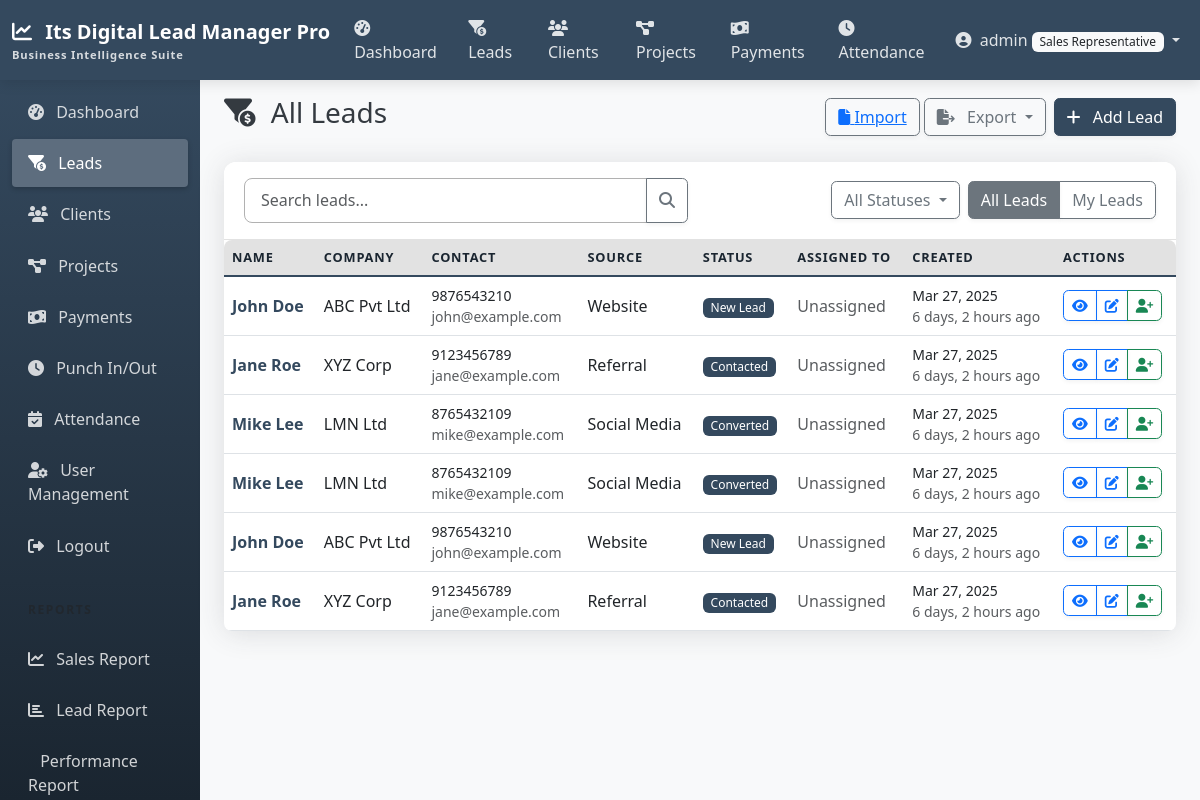
/leads/ (signed in), run on an earlier commit of the app's database.
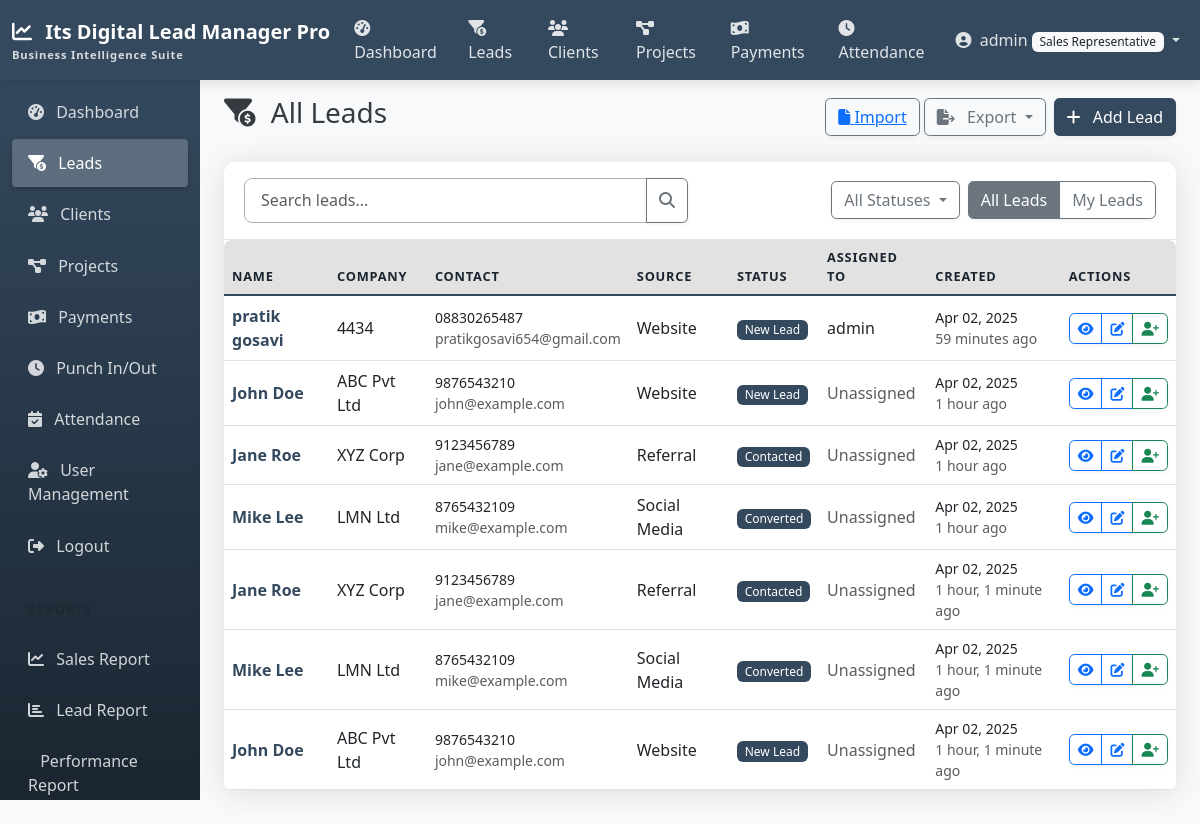
And on a later commit of the database.
### accounts/models.py (models this page shows, shortened)
class CustomUser(AbstractUser):
    ROLE_CHOICES = (
        ('admin', 'Admin'),
        ('manager', 'Manager'),
        ('team_leader', 'Team Leader'),
        ('sales_rep', 'Sales Representative'),
    )
    role = models.CharField(max_length=20, choices=ROLE_CHOICES, default='sales_rep')

### leads/models.py (models this page shows, shortened)
class Lead(models.Model):
    name = models.CharField(max_length=255)
    company = models.CharField(max_length=255, blank=True, null=True)
    phone = models.CharField(max_length=20)
    email = models.EmailField()
    address = models.TextField(blank=True, null=True)
    source = models.ForeignKey(LeadSource, on_delete=models.SET_NULL, null=True, blank=True)
    status = models.ForeignKey(LeadStatus, on_delete=models.SET_NULL, null=True, blank=True)
    assigned_to = models.ForeignKey(
        CustomUser,
        related_name='assigned_leads',
        on_delete=models.SET_NULL,
        null=True,
        blank=True
    )
    created_by = models.ForeignKey(
        CustomUser,
        related_name='created_leads',
        on_delete=models.SET_NULL,
        null=True,
        blank=True
    )
    notes = models.TextField(blank=True, null=True)
    created_at = models.DateTimeField(auto_now_add=True)
    updated_at = models.DateTimeField(auto_now=True)
    class Meta:
        ordering = ['-created_at']
    @property
    def is_converted(self):
        return self.status.is_converted if self.status else False

class LeadSource(models.Model):
    name = models.CharField(max_length=100)
    description = models.TextField(blank=True, null=True)

class LeadStatus(models.Model):
    name = models.CharField(max_length=100)
    description = models.TextField(blank=True, null=True)
    is_converted = models.BooleanField(default=False)
    order = models.PositiveIntegerField(default=0)
    class Meta:
        ordering = ['order']
        verbose_name_plural = 'Lead statuses'

### leads/views.py (the view)
# urls.py: path('', views.LeadListView.as_view(), name='lead_list'),
class LeadListView(LoginRequiredMixin, ListView):
    model = Lead
    template_name = 'leads/lead_list.html'
    context_object_name = 'leads'
    paginate_by = 10
    def get_queryset(self):
        queryset = Lead.objects.all()
        return queryset
    def get_context_data(self, **kwargs):
        context = super().get_context_data(**kwargs)
        context['statuses'] = LeadStatus.objects.all()
        context['active_status'] = self.request.GET.get('status', '')
        context['search_query'] = self.request.GET.get('search', '')
        return context

### templates/leads/lead_list.html (shortened to what this page needs)
{% extends 'base.html' %}
{% block content %}
<div class="d-flex justify-content-between align-items-center mb-4">
    <h1 class="h3">
        <i class="fas fa-funnel-dollar me-2"></i>
        {% if is_my_leads %}My Leads{% else %}All Leads{% endif %}
    </h1>
    <div class="d-flex gap-2">
        <div class="dropdown">
           <button class="btn btn-outline-secondary" type="button" id=""  aria-expanded="false">
            <a href={% url 'upload_leads' %}>   <i class="fas fa-file"></i> Import </a>
            </button>
            <button class="btn btn-outline-secondary dropdown-toggle" type="button" id="exportDropdown" data-bs-toggle="dropdown" aria-expanded="false">
                <i class="fas fa-file-export me-2"></i> Export
            </button>
        </div>
        <a href="{% url 'lead_add' %}" class="btn btn-primary">
            <i class="fas fa-plus me-2"></i> Add Lead
        </a>
    </div>
</div>
<div class="card shadow">
    <div class="card-header bg-white">
        <div class="row align-items-center">
            <div class="col-md-6">
                <form action="" method="get" class="input-group">
                    <input type="text" name="search" class="form-control" placeholder="Search leads..." value="{{ search_query }}">
                    <button type="submit" class="btn btn-outline-secondary">
                        <i class="fas fa-search"></i>
                    </button>
                </form>
            </div>
            <div class="col-md-6">
                <div class="d-flex justify-content-end">
                    <div class="dropdown me-2">
                        <button class="btn btn-outline-secondary dropdown-toggle" type="button" id="statusFilterDropdown" data-bs-toggle="dropdown" aria-expanded="false">
                            {% if active_status %}
                                {% for status in statuses %}
                                    {% if status.id|stringformat:"s" == active_status %}
                                        {{ status.name }}
                                    {% endif %}
                                {% endfor %}
                            {% else %}
                                All Statuses
                            {% endif %}
                        </button>
                    </div>
                    <div class="btn-group">
                        <a href="{% url 'lead_list' %}" class="btn btn-outline-secondary {% if not is_my_leads %}active{% endif %}">All Leads</a>
                        <a href="{% url 'my_leads' %}" class="btn btn-outline-secondary {% if is_my_leads %}active{% endif %}">My Leads</a>
                    </div>
                </div>
            </div>
        </div>
    </div>
    <div class="table-responsive">
        <table class="table table-hover align-middle mb-0">
            <thead class="table-light">
                <tr>
                    <th scope="col">Name</th>
                    <th scope="col">Company</th>
                    <th scope="col">Contact</th>
                    <th scope="col">Source</th>
                    <th scope="col">Status</th>
                    <th scope="col">Assigned To</th>
                    <th scope="col">Created</th>
                    <th scope="col">Actions</th>
                </tr>
            </thead>
            <tbody>
                {% for lead in leads %}
                <tr>
                    <td>
                        <a href="{% url 'lead_detail' lead.id %}" class="text-primary fw-bold text-decoration-none">
                            {{ lead.name }}
                        </a>
                    </td>
                    <td>{{ lead.company|default:"-" }}</td>
                    <td>
                        <small class="d-block">{{ lead.phone }}</small>
                        <small class="d-block text-muted">{{ lead.email }}</small>
                    </td>
                    <td>{{ lead.source.name|default:"-" }}</td>
                    <td>
                        <span class="badge {% if lead.is_converted %}bg-success{% else %}bg-primary{% endif %}">
                            {{ lead.status.name|default:"New" }}
                        </span>
                    </td>
                    <td>
                        {% if lead.assigned_to %}
                        {{ lead.assigned_to.get_full_name|default:lead.assigned_to.username }}
                        {% else %}
                        <span class="text-muted">Unassigned</span>
                        {% endif %}
                    </td>
                    <td>
                        <small class="d-block">{{ lead.created_at|date:"M d, Y" }}</small>
                        <small class="d-block text-muted">{{ lead.created_at|timesince }} ago</small>
                    </td>
                    <td>
                        <div class="btn-group btn-group-sm">
                            <a href="{% url 'lead_detail' lead.id %}" class="btn btn-outline-primary" title="View">
                                <i class="fas fa-eye"></i>
                            </a>
                            <a href="{% url 'lead_edit' lead.id %}" class="btn btn-outline-primary" title="Edit">
                                <i class="fas fa-edit"></i>
                            </a>
                            {% if lead.is_converted %}
                            <a href="{% url 'client_detail' lead.converted_client.id %}" class="btn btn-outline-success" title="View Client">
                                <i class="fas fa-user-check"></i>
                            </a>
                            {% else %}
                            <a href="{% url 'convert_lead' lead.id %}" class="btn btn-outline-success" title="Convert to Client">
                                <i class="fas fa-user-plus"></i>
                            </a>
                            {% endif %}
                        </div>
                    </td>
                </tr>
                {% endfor %}
            </tbody>
        </table>
    </div>
</div>
{% endblock %}

### templates/navbar.html (shortened to what this page needs)
<nav class="navbar navbar-expand-md navbar-dark sticky-top">
    <div class="container-fluid">
        <a class="navbar-brand" href="{% url 'home' %}">
            <i class="fas fa-chart-line me-2"></i>
            Its Digital Lead Manager Pro
            <span class="navbar-brand-subtitle">Business Intelligence Suite</span>
        </a>
        <div class="collapse navbar-collapse" id="navbarNav">
            <ul class="navbar-nav me-auto">
                {% if user.is_authenticated %}
                <li class="nav-item">
                    <a class="nav-link {% if request.path == '/reports/dashboard/' %}active{% endif %}" href="{% url 'dashboard' %}">
                        <i class="fas fa-tachometer-alt me-1"></i> Dashboard
                    </a>
                </li>
                <li class="nav-item">
                    <a class="nav-link {% if '/leads/' in request.path %}active{% endif %}" href="{% url 'lead_list' %}">
                        <i class="fas fa-funnel-dollar me-1"></i> Leads
                    </a>
                </li>
                <li class="nav-item">
                    <a class="nav-link {% if '/clients/' in request.path %}active{% endif %}" href="{% url 'client_list' %}">
                        <i class="fas fa-users me-1"></i> Clients
                    </a>
                </li>
                <li class="nav-item d-none d-lg-block">
                    <a class="nav-link {% if '/projects/' in request.path %}active{% endif %}" href="{% url 'project_list' %}">
                        <i class="fas fa-project-diagram me-1"></i> Projects
                    </a>
                </li>
                <li class="nav-item d-none d-lg-block">
                    <a class="nav-link {% if '/payments/' in request.path %}active{% endif %}" href="{% url 'payment_list' %}">
                        <i class="fas fa-money-bill-wave me-1"></i> Payments
                    </a>
                </li>
                <li class="nav-item d-none d-lg-block">
                    <a class="nav-link {% if '/attendance/punch/' in request.path %}active{% endif %}" href="{% url 'punch' %}">
                        <i class="fas fa-clock me-1"></i> Attendance
                    </a>
                </li>
                {% endif %}
            </ul>
            <ul class="navbar-nav">
                {% if user.is_authenticated %}
                <li class="nav-item dropdown">
                    <a class="nav-link dropdown-toggle" href="#" id="navbarDropdown" role="button" data-bs-toggle="dropdown" aria-expanded="false">
                        <i class="fas fa-user-circle me-1"></i>
                        {% if user.first_name %}{{ user.first_name }}{% else %}{{ user.username }}{% endif %}
                        <span class="badge bg-light text-dark">{{ user.get_role_display }}</span>
                    </a>
                </li>
                {% endif %}
            </ul>
        </div>
    </div>
</nav>

What changed in the data, as far as the page shows it:
removed Lead: name "John Doe", company "ABC Pvt Ltd", phone "9876543210", email "john@example.com", source.name "Website", status.name "New Lead", shows "Unassigned", created_at "Mar 27, 2025", created_at "6 days, 2 hours"
removed Lead: name "Jane Roe", company "XYZ Corp", phone "9123456789", email "jane@example.com", source.name "Referral", status.name "Contacted", shows "Unassigned", created_at "Mar 27, 2025", created_at "6 days, 2 hours"
removed Lead: name "Mike Lee", company "LMN Ltd", phone "8765432109", email "mike@example.com", source.name "Social Media", status.name "Converted", shows "Unassigned", created_at "Mar 27, 2025", created_at "6 days, 2 hours"
removed Lead: name "Mike Lee", company "LMN Ltd", phone "8765432109", email "mike@example.com", source.name "Social Media", status.name "Converted", shows "Unassigned", created_at "Mar 27, 2025", created_at "6 days, 2 hours"
removed Lead: name "John Doe", company "ABC Pvt Ltd", phone "9876543210", email "john@example.com", source.name "Website", status.name "New Lead", shows "Unassigned", created_at "Mar 27, 2025", created_at "6 days, 2 hours"
removed Lead: name "Jane Roe", company "XYZ Corp", phone "9123456789", email "jane@example.com", source.name "Referral", status.name "Contacted", shows "Unassigned", created_at "Mar 27, 2025", created_at "6 days, 2 hours"
added Lead: name "pratik gosavi", company "4434", phone "08830265487", email "pratikgosavi654@gmail.com", source.name "Website", status.name "New Lead", assigned_to.get_full_name "admin", created_at "Apr 02, 2025", created_at "59 minutes"
added Lead: name "John Doe", company "ABC Pvt Ltd", phone "9876543210", email "john@example.com", source.name "Website", status.name "New Lead", shows "Unassigned", created_at "Apr 02, 2025", created_at "1 hour"
added Lead: name "Jane Roe", company "XYZ Corp", phone "9123456789", email "jane@example.com", source.name "Referral", status.name "Contacted", shows "Unassigned", created_at "Apr 02, 2025", created_at "1 hour"
added Lead: name "Mike Lee", company "LMN Ltd", phone "8765432109", email "mike@example.com", source.name "Social Media", status.name "Converted", shows "Unassigned", created_at "Apr 02, 2025", created_at "1 hour"
added Lead: name "Jane Roe", company "XYZ Corp", phone "9123456789", email "jane@example.com", source.name "Referral", status.name "Contacted", shows "Unassigned", created_at "Apr 02, 2025", created_at "1 hour, 1 minute"
added Lead: name "Mike Lee", company "LMN Ltd", phone "8765432109", email "mike@example.com", source.name "Social Media", status.name "Converted", shows "Unassigned", created_at "Apr 02, 2025", created_at "1 hour, 1 minute"
added Lead: name "John Doe", company "ABC Pvt Ltd", phone "9876543210", email "john@example.com", source.name "Website", status.name "New Lead", shows "Unassigned", created_at "Apr 02, 2025", created_at "1 hour, 1 minute"
